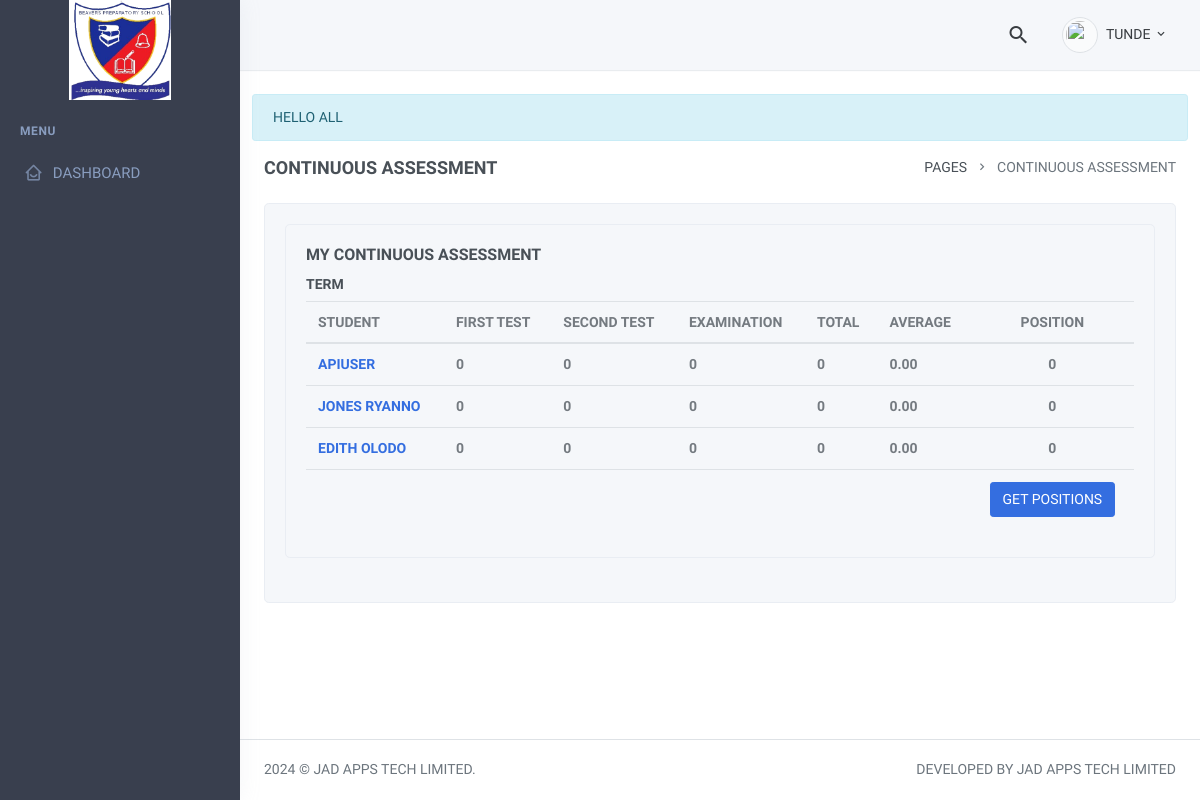
The app's page /public/compile_results.php (signed in) with its own data.
### tables this page shows
CREATE TABLE `communications` (
  `id` int NOT NULL AUTO_INCREMENT,
  `message` varchar(450) DEFAULT NULL,
  `exp_date` datetime DEFAULT NULL,
  `uploaded_by` varchar(45) DEFAULT NULL,
  `status` int DEFAULT '0',
  PRIMARY KEY (`id`)
);

CREATE TABLE `users` (
  `id` int NOT NULL AUTO_INCREMENT,
  `name` varchar(50) DEFAULT NULL,
  `surname` varchar(125) DEFAULT NULL,
  `email` varchar(50) DEFAULT NULL,
  `password` varchar(150) DEFAULT NULL,
  `usertype` varchar(45) NOT NULL DEFAULT 'student',
  `regnum` varchar(45) DEFAULT NULL,
  `class_arm` int unsigned DEFAULT NULL,
  `students_class` varchar(45) DEFAULT NULL,
  `nationality` varchar(45) DEFAULT NULL,
  `state` varchar(45) DEFAULT NULL,
  `lga` varchar(45) DEFAULT NULL,
  `bloodgroup` varchar(45) DEFAULT NULL,
  `genotype` varchar(45) DEFAULT NULL,
  `parents_fullname` varchar(100) DEFAULT NULL,
  `parents_phone` varchar(45) DEFAULT NULL,
  `parents_number` varchar(45) DEFAULT NULL,
  `occupation` varchar(45) DEFAULT NULL,
  `wphone` varchar(45) DEFAULT NULL,
  `address` varchar(45) DEFAULT NULL,
  `sponsor_fullname` varchar(45) DEFAULT NULL,
  `sponsor_phone` varchar(45) DEFAULT NULL,
  `sponsor_email` varchar(45) DEFAULT NULL,
  `sponsor_occupation` varchar(45) DEFAULT NULL,
  `sponsor_wphone` varchar(45) DEFAULT NULL,
  `sponsor_address` varchar(45) DEFAULT NULL,
  `dob` varchar(45) DEFAULT NULL,
  `parents_email` varchar(125) DEFAULT NULL,
  `gender` varchar(45) DEFAULT NULL,
  `school_fees` int NOT NULL DEFAULT '0',
  `photo` varchar(256) DEFAULT NULL,
  `toteach` varchar(2048) DEFAULT NULL,
  `prev_school` varchar(45) DEFAULT NULL,
  `office_address` varchar(45) DEFAULT NULL,
  `office_phone` varchar(45) DEFAULT NULL,
  `sponsor_office_phone` varchar(45) DEFAULT NULL,
  `sponsor_office_address` varchar(45) DEFAULT NULL,
  `form_teacher` int DEFAULT '0',
  `form_class` varchar(45) DEFAULT NULL,
  `active` varchar(2) DEFAULT '1',
  PRIMARY KEY (`id`),
  UNIQUE KEY `email_UNIQUE` (`email`),
  KEY `class_arm` (`class_arm`),
  CONSTRAINT `users_ibfk_1` FOREIGN KEY (`class_arm`) REFERENCES `class_arms` (`arm_id`)
);

### public/inc_communications.php (called while the page is built)
<?php
     $comm_query = "SELECT * FROM communications LIMIT 1";
     $result = mysqli_query($sqlConnection, $comm_query);
     if($result->num_rows > 0){
         $communication = $result->fetch_all(MYSQLI_ASSOC);
         return $communication[0]['message'];
     }
?>

### public/compile_results.php (the view, shortened to what this page needs)
<?php
    include "./inc/header.php";
    include_once "./inc/config.php";
    $term = $_GET['term'];
    $query = "SELECT * FROM users";
    $run_query = mysqli_query($sqlConnection, $query);
    if(isset($_GET['class'])){
        $the_class = $_GET['class'];
    }else{
        $the_class = $_SESSION['my_class'];
    }
    $students_names = "SELECT * FROM `users` WHERE students_class = '$the_class'";
    $students_names = mysqli_query($sqlConnection, $students_names);
    $students_names = $students_names->fetch_all(MYSQLI_ASSOC);
?>
<body>
    <div id="layout-wrapper">
       <?php include "./inc/navbar.php"; ?>
        <div class="vertical-menu">
            <?php include "./inc/sidebar.php"; ?>
        </div>
        <div class="main-content">
            <div class="page-content">
               <?php include_once "communication_message.php"; ?>
                <div class="container-fluid">
                    <div class="row">
                        <div class="col-12">
                            <div class="page-title-box d-flex align-items-center justify-content-between">
                                <h4 class="mb-0 font-size-18">Continuous Assessment</h4>
                                <div class="page-title-right">
                                    <ol class="breadcrumb m-0">
                                        <li class="breadcrumb-item"><a href="javascript: void(0);">Pages</a></li>
                                        <li class="breadcrumb-item active">Continuous Assessment</li>
                                    </ol>
                                </div>
                            </div>
                        </div>
                    </div>
                    <div class="card">
                        <div class="card-body">
                            <div class="row">
                                <div class='col-xl-12 col-sm-12'>
                                    <div class='card'>
                                        <div class='card-body'>
                                            <h4 class='card-title'>My Continuous Assessment</h4>
                                            <h6><?php echo ucfirst($term); ?> Term<h6>
                                            <div class='table-responsive'>
                                                <table class='table mb-0'>
                                                    <thead>
                                                        <tr>
                                                            <th>Student</th>
                                                            <th>First Test</th>
                                                            <th>Second Test</th>
                                                            <th>Examination</th>
                                                            <th>Total</th>
                                                            <th>Average</th>
                                                            <th class='text-center'>Position</th>
                                                        </tr>
                                                    </thead>
                                                    <tbody class=''>
                                                    <?php
                                                        for($i = 0; $i < count($students_names); $i++){
                                                            $id = $students_names[$i]['id'];
                                                            echo "<tr><td><a href='./students_result.php?id=$id&term=$term'>{$students_names[$i]['name']} {$students_names[$i]['surname']}</a></td>"?>
                                                            <?php
                                                            $first_test = "SELECT `first_test` FROM `scores` WHERE student_id = $id AND term = '$term'";
                                                            $first_test = mysqli_query($sqlConnection, $first_test);
                                                            if($first_test -> num_rows > 0){
                                                                $first_test = $first_test->fetch_all(MYSQLI_ASSOC);
                                                                $first_test =$first_test[0]['first_test'];
                                                                $first_test = json_decode($first_test, true);
                                                                $total_first_test = 0;
                                                                if(is_array($first_test)){
                                                                    foreach($first_test as $key => $value){
                                                                        $total_first_test += (int)$value;
                                                                    }
                                                                }else{
                                                                    $total_first_test = 0;
                                                                }
                                                            }else{
                                                                $total_first_test = 0;
                                                            }
                                                            echo "<td>$total_first_test</td>";  ?>
                                                            <?php
                                                            $second_test = "SELECT `second_test` FROM `scores` WHERE student_id = $id AND term = '$term'";
                                                            $second_test = mysqli_query($sqlConnection, $second_test);
                                                            if($second_test -> num_rows > 0){
                                                                $second_test = $second_test->fetch_all(MYSQLI_ASSOC);
                                                                $second_test =$second_test[0]['second_test'];
                                                                $second_test = json_decode($second_test, true);
                                                                $total_second_test = 0;
                                                                if(is_array($second_test)){
                                                                    foreach($second_test as $key => $value){
                                                                        $total_second_test += (int)$value;
                                                                    }
                                                                }else{
                                                                    $total_second_test = 0;
                                                                }
                                                            }else{
                                                                $total_second_test = 0;
                                                            }
                                                            echo "<td>$total_second_test</td>";
                                                            $exam = "SELECT `exam` FROM `scores` WHERE student_id = $id AND term = '$term'";
                                                            $exam = mysqli_query($sqlConnection, $exam);
                                                            if($exam -> num_rows > 0){
                                                                $exam = $exam->fetch_all(MYSQLI_ASSOC);
                                                                $exam =$exam[0]['exam'];
                                                                $exam = json_decode($exam, true);
                                                                $total_exam = 0;
                                                                if(is_array($exam)){
                                                                    foreach($exam as $key => $value){
                                                                        $total_exam += (int)$value;
                                                                    }
                                                                }else{
                                                                    $total_exam = 0;
                                                                }
                                                            }else{
                                                                $total_exam = 0;
                                                            }
                                                            echo "<td>$total_exam</td>";  ?>
                                                            <?php
                                                                $total = "SELECT `total` FROM `scores` WHERE student_id = $id AND term = '$term'";
                                                                $total = mysqli_query($sqlConnection, $total);
                                                                if($total -> num_rows > 0){
                                                                    $total = $total->fetch_all(MYSQLI_ASSOC);
                                                                    $total = $total[0]['total'];
                                                                }else{
                                                                    $total = 0;
                                                                }
                                                                echo "<td data-id='{$id}' class='student_position'>".$total."</td>";
                                                            ?>
                                                            <?php $average = "SELECT `average` FROM `scores` WHERE student_id = $id AND term = '$term'";
                                                                $average = mysqli_query($sqlConnection, $average);
                                                                if($average -> num_rows > 0){
                                                                    $average = $average->fetch_all(MYSQLI_ASSOC);
                                                                    $average = $average[0]['average'];
                                                                }else{
                                                                    $average = 0;
                                                                }
                                                                echo "<td>".number_format((float)$average, 2, '.', '')."</td>";
                                                                $get_position_query = "SELECT * FROM student_positions WHERE student = '$id' AND term ='".$_GET['term']."'";
                                                                $get_position_query = mysqli_query($sqlConnection, $get_position_query);
                                                                if($get_position_query -> num_rows > 0){
                                                                    $get_result = $get_position_query->fetch_all(MYSQLI_ASSOC);
                                                                    $pos = $get_result[0]['position'];
                                                                }else{
                                                                    $pos = '0';
                                                                }
                                                                echo "<td  class='text-center positions'>$pos</td>"; ?>
                                                            <?php "</tr>";
                                                        }
                                                    ?>
                                                    <tr>
                                                        <td colspan='6'></td>
                                                        <td  class='text-center'><button onclick='calcPosition()' class='btn btn-primary'>Get Positions</button></td>
                                                    </tr>
                                                    </tbody>
                                                </table>
                                            </div>
                                        </div>
                                    </div>
                                </div>
                            </div>
                        </div>
                    </div>
                </div>
            </div>
          <?php include "./inc/footer.php"; ?>

### public/communication_message.php (shortened to what this page needs)
<?php
    if($comm != 1){
    echo"<div class='alert alert-info alert-dismissible fade show mb-3' role='alert'>
            $comm";
        ?>
    </div>
<?php
    }else{
        echo "<div></div>";
    }
?>

### public/inc/header.php (style rules this page uses)
* { text-transform: uppercase !important; }

### records on screen
communications: message "HELLO ALL"
users: name "APIUSER"
users: school_fees "0", name "EDITH", surname "OLODO"
users: form_teacher "0"
users: school_fees "0"
users: school_fees "0"
users: form_teacher "0.00"
users: name "JONES", surname "RYANNO"
users: school_fees "0"
users: school_fees "0"
users: form_teacher "0"
users: school_fees "0"
users: school_fees "0.00"
users: school_fees "0"
users: school_fees "0"
users: school_fees "0"
users: school_fees "0"
users: school_fees "0.00"

### other values on screen
$username "TUNDE"
$pos "0"
